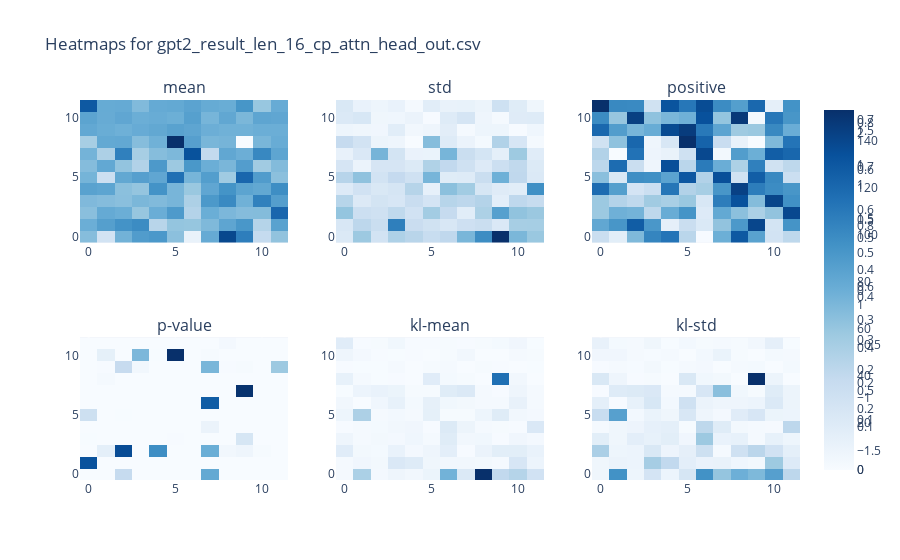
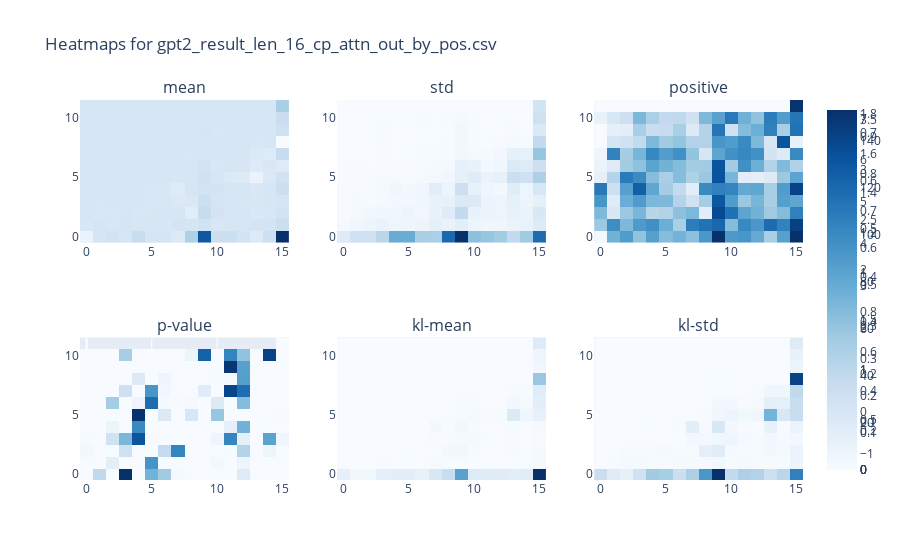
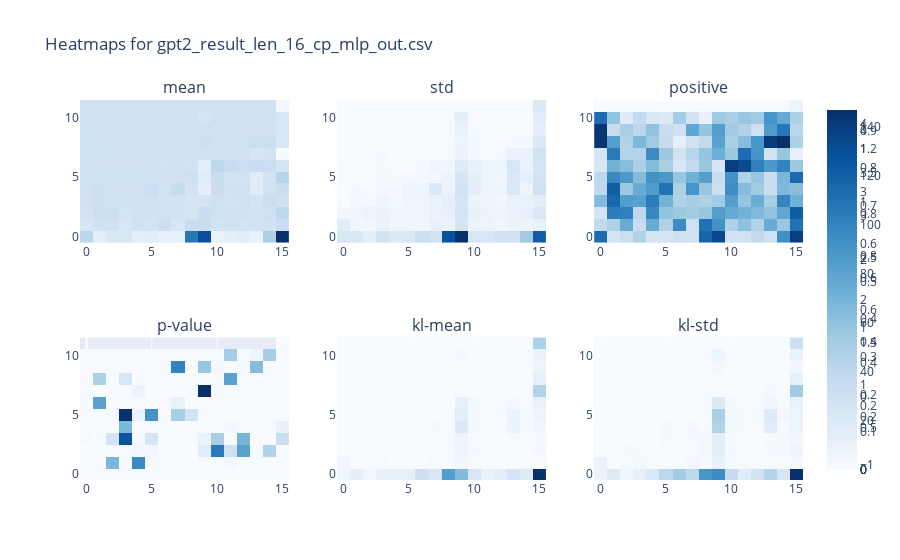
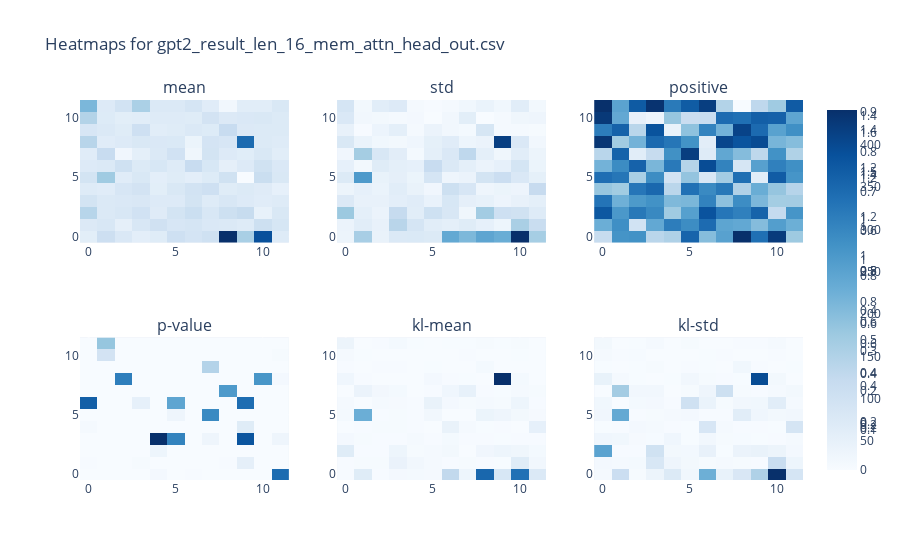

The code cell stored with these charts, in order, in its notebook:
### Code cell
from plotly.subplots import make_subplots
import plotly.graph_objects as go
import pandas as pd

def plot_heatmaps_plotly(file_path):
    # Read the CSV file into a DataFrame
    df = pd.read_csv(file_path)
    
    df['Layer'] = df['id'].apply(lambda x: int(x.split('L')[1].split('H')[0].split('P')[0]))
    df['Head_Pos'] = df['id'].apply(lambda x: int(x.split('H')[-1]) if 'H' in x else int(x.split('P')[-1]))
    
    df = df.sort_values(by=['Layer', 'Head_Pos'])
    
    # List of columns to plot
    columns_to_plot = ['mean', 'std', 'positive', 'p-value', 'kl-mean', 'kl-std']
    
    # Create subplot layout
    fig = make_subplots(rows=2, cols=3, subplot_titles=columns_to_plot)
    
    for idx, col in enumerate(columns_to_plot):
        row = idx // 3 + 1
        col_idx = idx % 3 + 1
        # Create a pivot table for the heatmap
        pivot_df = df.pivot(index='Layer', columns='Head_Pos', values=col)
        
        # Add heatmap to the subplot layout
        fig.add_trace(
            go.Heatmap(z=pivot_df.values, colorscale='blues'),
            row=row, col=col_idx
        )
    
    fig.update_layout(title=f"Heatmaps for {os.path.basename(file_path)}")
    fig.show()



# Plot heatmaps for each uploaded file

# Plot heatmaps for each uploaded file
for file_name in csv_files:
    file_path = os.path.join("../results/locate_mechanism/", file_name)
    plot_heatmaps_plotly(file_path)

### Figure 1 — Plotly figure (JSON) as saved in the notebook; plotly's stock layout.template omitted (floating-point values rounded to 4 significant figures; data arrays with more than 128 entries replaced by an {"elided": "..."} marker saying what was removed)
{"data": [{"colorscale": [[0, "rgb(247,251,255)"], [0.125, "rgb(222,235,247)"], [0.25, "rgb(198,219,239)"], [0.375, "rgb(158,202,225)"], [0.5, "rgb(107,174,214)"], [0.625, "rgb(66,146,198)"], [0.75, "rgb(33,113,181)"], [0.875, "rgb(8,81,156)"], [1, "rgb(8,48,107)"]], "type": "heatmap", "xaxis": "x", "yaxis": "y", "z": {"elided": "12x12 float values"}}, {"colorscale": [[0, "rgb(247,251,255)"], [0.125, "rgb(222,235,247)"], [0.25, "rgb(198,219,239)"], [0.375, "rgb(158,202,225)"], [0.5, "rgb(107,174,214)"], [0.625, "rgb(66,146,198)"], [0.75, "rgb(33,113,181)"], [0.875, "rgb(8,81,156)"], [1, "rgb(8,48,107)"]], "type": "heatmap", "xaxis": "x2", "yaxis": "y2", "z": {"elided": "12x12 float values"}}, {"colorscale": [[0, "rgb(247,251,255)"], [0.125, "rgb(222,235,247)"], [0.25, "rgb(198,219,239)"], [0.375, "rgb(158,202,225)"], [0.5, "rgb(107,174,214)"], [0.625, "rgb(66,146,198)"], [0.75, "rgb(33,113,181)"], [0.875, "rgb(8,81,156)"], [1, "rgb(8,48,107)"]], "type": "heatmap", "xaxis": "x3", "yaxis": "y3", "z": {"elided": "12x12 int values"}}, {"colorscale": [[0, "rgb(247,251,255)"], [0.125, "rgb(222,235,247)"], [0.25, "rgb(198,219,239)"], [0.375, "rgb(158,202,225)"], [0.5, "rgb(107,174,214)"], [0.625, "rgb(66,146,198)"], [0.75, "rgb(33,113,181)"], [0.875, "rgb(8,81,156)"], [1, "rgb(8,48,107)"]], "type": "heatmap", "xaxis": "x4", "yaxis": "y4", "z": {"elided": "12x12 float values"}}, {"colorscale": [[0, "rgb(247,251,255)"], [0.125, "rgb(222,235,247)"], [0.25, "rgb(198,219,239)"], [0.375, "rgb(158,202,225)"], [0.5, "rgb(107,174,214)"], [0.625, "rgb(66,146,198)"], [0.75, "rgb(33,113,181)"], [0.875, "rgb(8,81,156)"], [1, "rgb(8,48,107)"]], "type": "heatmap", "xaxis": "x5", "yaxis": "y5", "z": {"elided": "12x12 float values"}}, {"colorscale": [[0, "rgb(247,251,255)"], [0.125, "rgb(222,235,247)"], [0.25, "rgb(198,219,239)"], [0.375, "rgb(158,202,225)"], [0.5, "rgb(107,174,214)"], [0.625, "rgb(66,146,198)"], [0.75, "rgb(33,113,181)"], [0.875, "rgb(8,81,156)"], [1, "rgb(8,48,107)"]], "type": "heatmap", "xaxis": "x6", "yaxis": "y6", "z": {"elided": "12x12 float values"}}], "layout": {"annotations": [{"font": {"size": 16}, "showarrow": false, "text": "mean", "x": 0.1444, "xanchor": "center", "xref": "paper", "y": 1, "yanchor": "bottom", "yref": "paper"}, {"font": {"size": 16}, "showarrow": false, "text": "std", "x": 0.5, "xanchor": "center", "xref": "paper", "y": 1, "yanchor": "bottom", "yref": "paper"}, {"font": {"size": 16}, "showarrow": false, "text": "positive", "x": 0.8556, "xanchor": "center", "xref": "paper", "y": 1, "yanchor": "bottom", "yref": "paper"}, {"font": {"size": 16}, "showarrow": false, "text": "p-value", "x": 0.1444, "xanchor": "center", "xref": "paper", "y": 0.375, "yanchor": "bottom", "yref": "paper"}, {"font": {"size": 16}, "showarrow": false, "text": "kl-mean", "x": 0.5, "xanchor": "center", "xref": "paper", "y": 0.375, "yanchor": "bottom", "yref": "paper"}, {"font": {"size": 16}, "showarrow": false, "text": "kl-std", "x": 0.8556, "xanchor": "center", "xref": "paper", "y": 0.375, "yanchor": "bottom", "yref": "paper"}], "title": {"text": "Heatmaps for gpt2_result_len_16_cp_attn_head_out.csv"}, "xaxis": {"anchor": "y", "domain": [0, 0.2889]}, "xaxis2": {"anchor": "y2", "domain": [0.3556, 0.6444]}, "xaxis3": {"anchor": "y3", "domain": [0.7111, 1]}, "xaxis4": {"anchor": "y4", "domain": [0, 0.2889]}, "xaxis5": {"anchor": "y5", "domain": [0.3556, 0.6444]}, "xaxis6": {"anchor": "y6", "domain": [0.7111, 1]}, "yaxis": {"anchor": "x", "domain": [0.625, 1]}, "yaxis2": {"anchor": "x2", "domain": [0.625, 1]}, "yaxis3": {"anchor": "x3", "domain": [0.625, 1]}, "yaxis4": {"anchor": "x4", "domain": [0, 0.375]}, "yaxis5": {"anchor": "x5", "domain": [0, 0.375]}, "yaxis6": {"anchor": "x6", "domain": [0, 0.375]}}}

### Figure 2 — Plotly figure (JSON) as saved in the notebook; plotly's stock layout.template omitted (floating-point values rounded to 4 significant figures; data arrays with more than 128 entries replaced by an {"elided": "..."} marker saying what was removed)
{"data": [{"colorscale": [[0, "rgb(247,251,255)"], [0.125, "rgb(222,235,247)"], [0.25, "rgb(198,219,239)"], [0.375, "rgb(158,202,225)"], [0.5, "rgb(107,174,214)"], [0.625, "rgb(66,146,198)"], [0.75, "rgb(33,113,181)"], [0.875, "rgb(8,81,156)"], [1, "rgb(8,48,107)"]], "type": "heatmap", "xaxis": "x", "yaxis": "y", "z": {"elided": "12x16 float values"}}, {"colorscale": [[0, "rgb(247,251,255)"], [0.125, "rgb(222,235,247)"], [0.25, "rgb(198,219,239)"], [0.375, "rgb(158,202,225)"], [0.5, "rgb(107,174,214)"], [0.625, "rgb(66,146,198)"], [0.75, "rgb(33,113,181)"], [0.875, "rgb(8,81,156)"], [1, "rgb(8,48,107)"]], "type": "heatmap", "xaxis": "x2", "yaxis": "y2", "z": {"elided": "12x16 float values"}}, {"colorscale": [[0, "rgb(247,251,255)"], [0.125, "rgb(222,235,247)"], [0.25, "rgb(198,219,239)"], [0.375, "rgb(158,202,225)"], [0.5, "rgb(107,174,214)"], [0.625, "rgb(66,146,198)"], [0.75, "rgb(33,113,181)"], [0.875, "rgb(8,81,156)"], [1, "rgb(8,48,107)"]], "type": "heatmap", "xaxis": "x3", "yaxis": "y3", "z": {"elided": "12x16 int values"}}, {"colorscale": [[0, "rgb(247,251,255)"], [0.125, "rgb(222,235,247)"], [0.25, "rgb(198,219,239)"], [0.375, "rgb(158,202,225)"], [0.5, "rgb(107,174,214)"], [0.625, "rgb(66,146,198)"], [0.75, "rgb(33,113,181)"], [0.875, "rgb(8,81,156)"], [1, "rgb(8,48,107)"]], "type": "heatmap", "xaxis": "x4", "yaxis": "y4", "z": {"elided": "12x16 float values"}}, {"colorscale": [[0, "rgb(247,251,255)"], [0.125, "rgb(222,235,247)"], [0.25, "rgb(198,219,239)"], [0.375, "rgb(158,202,225)"], [0.5, "rgb(107,174,214)"], [0.625, "rgb(66,146,198)"], [0.75, "rgb(33,113,181)"], [0.875, "rgb(8,81,156)"], [1, "rgb(8,48,107)"]], "type": "heatmap", "xaxis": "x5", "yaxis": "y5", "z": {"elided": "12x16 float values"}}, {"colorscale": [[0, "rgb(247,251,255)"], [0.125, "rgb(222,235,247)"], [0.25, "rgb(198,219,239)"], [0.375, "rgb(158,202,225)"], [0.5, "rgb(107,174,214)"], [0.625, "rgb(66,146,198)"], [0.75, "rgb(33,113,181)"], [0.875, "rgb(8,81,156)"], [1, "rgb(8,48,107)"]], "type": "heatmap", "xaxis": "x6", "yaxis": "y6", "z": {"elided": "12x16 float values"}}], "layout": {"annotations": [{"font": {"size": 16}, "showarrow": false, "text": "mean", "x": 0.1444, "xanchor": "center", "xref": "paper", "y": 1, "yanchor": "bottom", "yref": "paper"}, {"font": {"size": 16}, "showarrow": false, "text": "std", "x": 0.5, "xanchor": "center", "xref": "paper", "y": 1, "yanchor": "bottom", "yref": "paper"}, {"font": {"size": 16}, "showarrow": false, "text": "positive", "x": 0.8556, "xanchor": "center", "xref": "paper", "y": 1, "yanchor": "bottom", "yref": "paper"}, {"font": {"size": 16}, "showarrow": false, "text": "p-value", "x": 0.1444, "xanchor": "center", "xref": "paper", "y": 0.375, "yanchor": "bottom", "yref": "paper"}, {"font": {"size": 16}, "showarrow": false, "text": "kl-mean", "x": 0.5, "xanchor": "center", "xref": "paper", "y": 0.375, "yanchor": "bottom", "yref": "paper"}, {"font": {"size": 16}, "showarrow": false, "text": "kl-std", "x": 0.8556, "xanchor": "center", "xref": "paper", "y": 0.375, "yanchor": "bottom", "yref": "paper"}], "title": {"text": "Heatmaps for gpt2_result_len_16_cp_attn_out_by_pos.csv"}, "xaxis": {"anchor": "y", "domain": [0, 0.2889]}, "xaxis2": {"anchor": "y2", "domain": [0.3556, 0.6444]}, "xaxis3": {"anchor": "y3", "domain": [0.7111, 1]}, "xaxis4": {"anchor": "y4", "domain": [0, 0.2889]}, "xaxis5": {"anchor": "y5", "domain": [0.3556, 0.6444]}, "xaxis6": {"anchor": "y6", "domain": [0.7111, 1]}, "yaxis": {"anchor": "x", "domain": [0.625, 1]}, "yaxis2": {"anchor": "x2", "domain": [0.625, 1]}, "yaxis3": {"anchor": "x3", "domain": [0.625, 1]}, "yaxis4": {"anchor": "x4", "domain": [0, 0.375]}, "yaxis5": {"anchor": "x5", "domain": [0, 0.375]}, "yaxis6": {"anchor": "x6", "domain": [0, 0.375]}}}

### Figure 3 — Plotly figure (JSON) as saved in the notebook; plotly's stock layout.template omitted (floating-point values rounded to 4 significant figures; data arrays with more than 128 entries replaced by an {"elided": "..."} marker saying what was removed)
{"data": [{"colorscale": [[0, "rgb(247,251,255)"], [0.125, "rgb(222,235,247)"], [0.25, "rgb(198,219,239)"], [0.375, "rgb(158,202,225)"], [0.5, "rgb(107,174,214)"], [0.625, "rgb(66,146,198)"], [0.75, "rgb(33,113,181)"], [0.875, "rgb(8,81,156)"], [1, "rgb(8,48,107)"]], "type": "heatmap", "xaxis": "x", "yaxis": "y", "z": {"elided": "12x16 float values"}}, {"colorscale": [[0, "rgb(247,251,255)"], [0.125, "rgb(222,235,247)"], [0.25, "rgb(198,219,239)"], [0.375, "rgb(158,202,225)"], [0.5, "rgb(107,174,214)"], [0.625, "rgb(66,146,198)"], [0.75, "rgb(33,113,181)"], [0.875, "rgb(8,81,156)"], [1, "rgb(8,48,107)"]], "type": "heatmap", "xaxis": "x2", "yaxis": "y2", "z": {"elided": "12x16 float values"}}, {"colorscale": [[0, "rgb(247,251,255)"], [0.125, "rgb(222,235,247)"], [0.25, "rgb(198,219,239)"], [0.375, "rgb(158,202,225)"], [0.5, "rgb(107,174,214)"], [0.625, "rgb(66,146,198)"], [0.75, "rgb(33,113,181)"], [0.875, "rgb(8,81,156)"], [1, "rgb(8,48,107)"]], "type": "heatmap", "xaxis": "x3", "yaxis": "y3", "z": {"elided": "12x16 int values"}}, {"colorscale": [[0, "rgb(247,251,255)"], [0.125, "rgb(222,235,247)"], [0.25, "rgb(198,219,239)"], [0.375, "rgb(158,202,225)"], [0.5, "rgb(107,174,214)"], [0.625, "rgb(66,146,198)"], [0.75, "rgb(33,113,181)"], [0.875, "rgb(8,81,156)"], [1, "rgb(8,48,107)"]], "type": "heatmap", "xaxis": "x4", "yaxis": "y4", "z": {"elided": "12x16 float values"}}, {"colorscale": [[0, "rgb(247,251,255)"], [0.125, "rgb(222,235,247)"], [0.25, "rgb(198,219,239)"], [0.375, "rgb(158,202,225)"], [0.5, "rgb(107,174,214)"], [0.625, "rgb(66,146,198)"], [0.75, "rgb(33,113,181)"], [0.875, "rgb(8,81,156)"], [1, "rgb(8,48,107)"]], "type": "heatmap", "xaxis": "x5", "yaxis": "y5", "z": {"elided": "12x16 float values"}}, {"colorscale": [[0, "rgb(247,251,255)"], [0.125, "rgb(222,235,247)"], [0.25, "rgb(198,219,239)"], [0.375, "rgb(158,202,225)"], [0.5, "rgb(107,174,214)"], [0.625, "rgb(66,146,198)"], [0.75, "rgb(33,113,181)"], [0.875, "rgb(8,81,156)"], [1, "rgb(8,48,107)"]], "type": "heatmap", "xaxis": "x6", "yaxis": "y6", "z": {"elided": "12x16 float values"}}], "layout": {"annotations": [{"font": {"size": 16}, "showarrow": false, "text": "mean", "x": 0.1444, "xanchor": "center", "xref": "paper", "y": 1, "yanchor": "bottom", "yref": "paper"}, {"font": {"size": 16}, "showarrow": false, "text": "std", "x": 0.5, "xanchor": "center", "xref": "paper", "y": 1, "yanchor": "bottom", "yref": "paper"}, {"font": {"size": 16}, "showarrow": false, "text": "positive", "x": 0.8556, "xanchor": "center", "xref": "paper", "y": 1, "yanchor": "bottom", "yref": "paper"}, {"font": {"size": 16}, "showarrow": false, "text": "p-value", "x": 0.1444, "xanchor": "center", "xref": "paper", "y": 0.375, "yanchor": "bottom", "yref": "paper"}, {"font": {"size": 16}, "showarrow": false, "text": "kl-mean", "x": 0.5, "xanchor": "center", "xref": "paper", "y": 0.375, "yanchor": "bottom", "yref": "paper"}, {"font": {"size": 16}, "showarrow": false, "text": "kl-std", "x": 0.8556, "xanchor": "center", "xref": "paper", "y": 0.375, "yanchor": "bottom", "yref": "paper"}], "title": {"text": "Heatmaps for gpt2_result_len_16_cp_mlp_out.csv"}, "xaxis": {"anchor": "y", "domain": [0, 0.2889]}, "xaxis2": {"anchor": "y2", "domain": [0.3556, 0.6444]}, "xaxis3": {"anchor": "y3", "domain": [0.7111, 1]}, "xaxis4": {"anchor": "y4", "domain": [0, 0.2889]}, "xaxis5": {"anchor": "y5", "domain": [0.3556, 0.6444]}, "xaxis6": {"anchor": "y6", "domain": [0.7111, 1]}, "yaxis": {"anchor": "x", "domain": [0.625, 1]}, "yaxis2": {"anchor": "x2", "domain": [0.625, 1]}, "yaxis3": {"anchor": "x3", "domain": [0.625, 1]}, "yaxis4": {"anchor": "x4", "domain": [0, 0.375]}, "yaxis5": {"anchor": "x5", "domain": [0, 0.375]}, "yaxis6": {"anchor": "x6", "domain": [0, 0.375]}}}

### Figure 4 — Plotly figure (JSON) as saved in the notebook; plotly's stock layout.template omitted (floating-point values rounded to 4 significant figures; data arrays with more than 128 entries replaced by an {"elided": "..."} marker saying what was removed)
{"data": [{"colorscale": [[0, "rgb(247,251,255)"], [0.125, "rgb(222,235,247)"], [0.25, "rgb(198,219,239)"], [0.375, "rgb(158,202,225)"], [0.5, "rgb(107,174,214)"], [0.625, "rgb(66,146,198)"], [0.75, "rgb(33,113,181)"], [0.875, "rgb(8,81,156)"], [1, "rgb(8,48,107)"]], "type": "heatmap", "xaxis": "x", "yaxis": "y", "z": {"elided": "12x12 float values"}}, {"colorscale": [[0, "rgb(247,251,255)"], [0.125, "rgb(222,235,247)"], [0.25, "rgb(198,219,239)"], [0.375, "rgb(158,202,225)"], [0.5, "rgb(107,174,214)"], [0.625, "rgb(66,146,198)"], [0.75, "rgb(33,113,181)"], [0.875, "rgb(8,81,156)"], [1, "rgb(8,48,107)"]], "type": "heatmap", "xaxis": "x2", "yaxis": "y2", "z": {"elided": "12x12 float values"}}, {"colorscale": [[0, "rgb(247,251,255)"], [0.125, "rgb(222,235,247)"], [0.25, "rgb(198,219,239)"], [0.375, "rgb(158,202,225)"], [0.5, "rgb(107,174,214)"], [0.625, "rgb(66,146,198)"], [0.75, "rgb(33,113,181)"], [0.875, "rgb(8,81,156)"], [1, "rgb(8,48,107)"]], "type": "heatmap", "xaxis": "x3", "yaxis": "y3", "z": {"elided": "12x12 int values"}}, {"colorscale": [[0, "rgb(247,251,255)"], [0.125, "rgb(222,235,247)"], [0.25, "rgb(198,219,239)"], [0.375, "rgb(158,202,225)"], [0.5, "rgb(107,174,214)"], [0.625, "rgb(66,146,198)"], [0.75, "rgb(33,113,181)"], [0.875, "rgb(8,81,156)"], [1, "rgb(8,48,107)"]], "type": "heatmap", "xaxis": "x4", "yaxis": "y4", "z": {"elided": "12x12 float values"}}, {"colorscale": [[0, "rgb(247,251,255)"], [0.125, "rgb(222,235,247)"], [0.25, "rgb(198,219,239)"], [0.375, "rgb(158,202,225)"], [0.5, "rgb(107,174,214)"], [0.625, "rgb(66,146,198)"], [0.75, "rgb(33,113,181)"], [0.875, "rgb(8,81,156)"], [1, "rgb(8,48,107)"]], "type": "heatmap", "xaxis": "x5", "yaxis": "y5", "z": {"elided": "12x12 float values"}}, {"colorscale": [[0, "rgb(247,251,255)"], [0.125, "rgb(222,235,247)"], [0.25, "rgb(198,219,239)"], [0.375, "rgb(158,202,225)"], [0.5, "rgb(107,174,214)"], [0.625, "rgb(66,146,198)"], [0.75, "rgb(33,113,181)"], [0.875, "rgb(8,81,156)"], [1, "rgb(8,48,107)"]], "type": "heatmap", "xaxis": "x6", "yaxis": "y6", "z": {"elided": "12x12 float values"}}], "layout": {"annotations": [{"font": {"size": 16}, "showarrow": false, "text": "mean", "x": 0.1444, "xanchor": "center", "xref": "paper", "y": 1, "yanchor": "bottom", "yref": "paper"}, {"font": {"size": 16}, "showarrow": false, "text": "std", "x": 0.5, "xanchor": "center", "xref": "paper", "y": 1, "yanchor": "bottom", "yref": "paper"}, {"font": {"size": 16}, "showarrow": false, "text": "positive", "x": 0.8556, "xanchor": "center", "xref": "paper", "y": 1, "yanchor": "bottom", "yref": "paper"}, {"font": {"size": 16}, "showarrow": false, "text": "p-value", "x": 0.1444, "xanchor": "center", "xref": "paper", "y": 0.375, "yanchor": "bottom", "yref": "paper"}, {"font": {"size": 16}, "showarrow": false, "text": "kl-mean", "x": 0.5, "xanchor": "center", "xref": "paper", "y": 0.375, "yanchor": "bottom", "yref": "paper"}, {"font": {"size": 16}, "showarrow": false, "text": "kl-std", "x": 0.8556, "xanchor": "center", "xref": "paper", "y": 0.375, "yanchor": "bottom", "yref": "paper"}], "title": {"text": "Heatmaps for gpt2_result_len_16_mem_attn_head_out.csv"}, "xaxis": {"anchor": "y", "domain": [0, 0.2889]}, "xaxis2": {"anchor": "y2", "domain": [0.3556, 0.6444]}, "xaxis3": {"anchor": "y3", "domain": [0.7111, 1]}, "xaxis4": {"anchor": "y4", "domain": [0, 0.2889]}, "xaxis5": {"anchor": "y5", "domain": [0.3556, 0.6444]}, "xaxis6": {"anchor": "y6", "domain": [0.7111, 1]}, "yaxis": {"anchor": "x", "domain": [0.625, 1]}, "yaxis2": {"anchor": "x2", "domain": [0.625, 1]}, "yaxis3": {"anchor": "x3", "domain": [0.625, 1]}, "yaxis4": {"anchor": "x4", "domain": [0, 0.375]}, "yaxis5": {"anchor": "x5", "domain": [0, 0.375]}, "yaxis6": {"anchor": "x6", "domain": [0, 0.375]}}}
